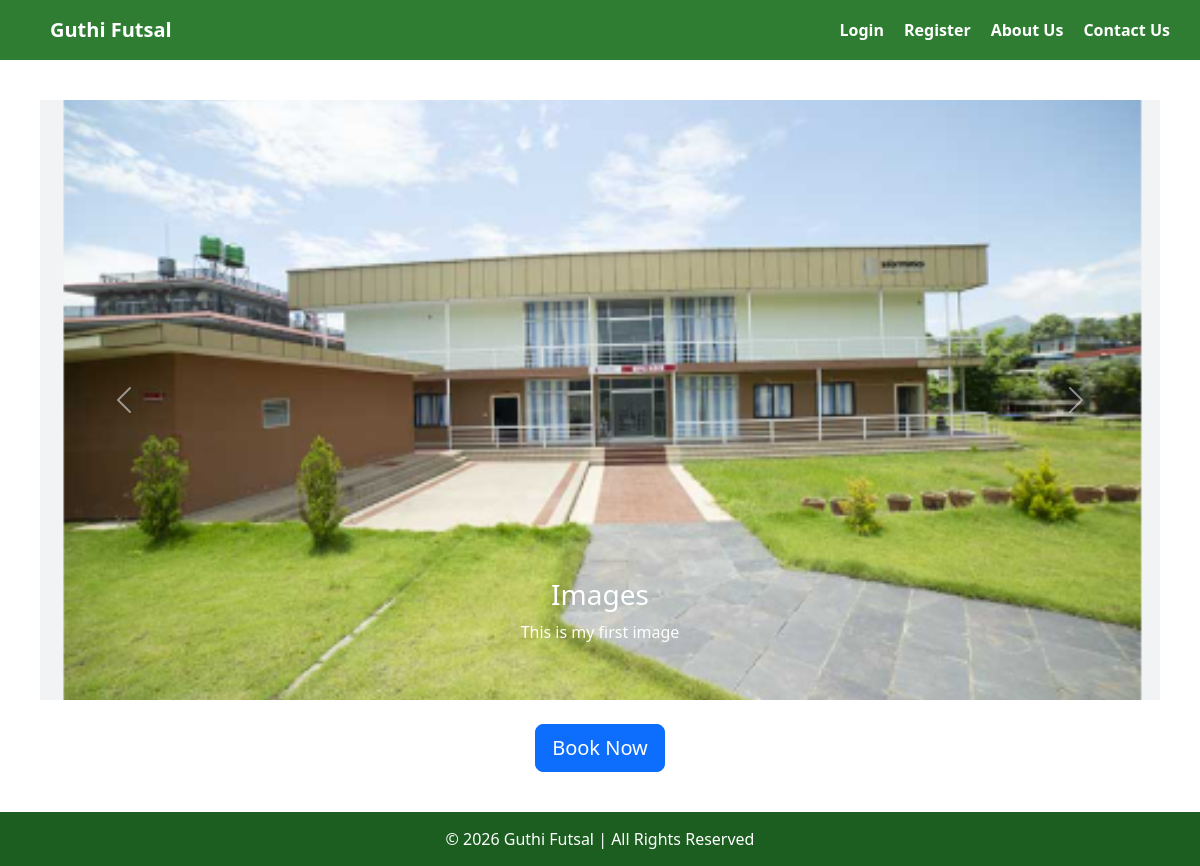
Before: / with the older database file.
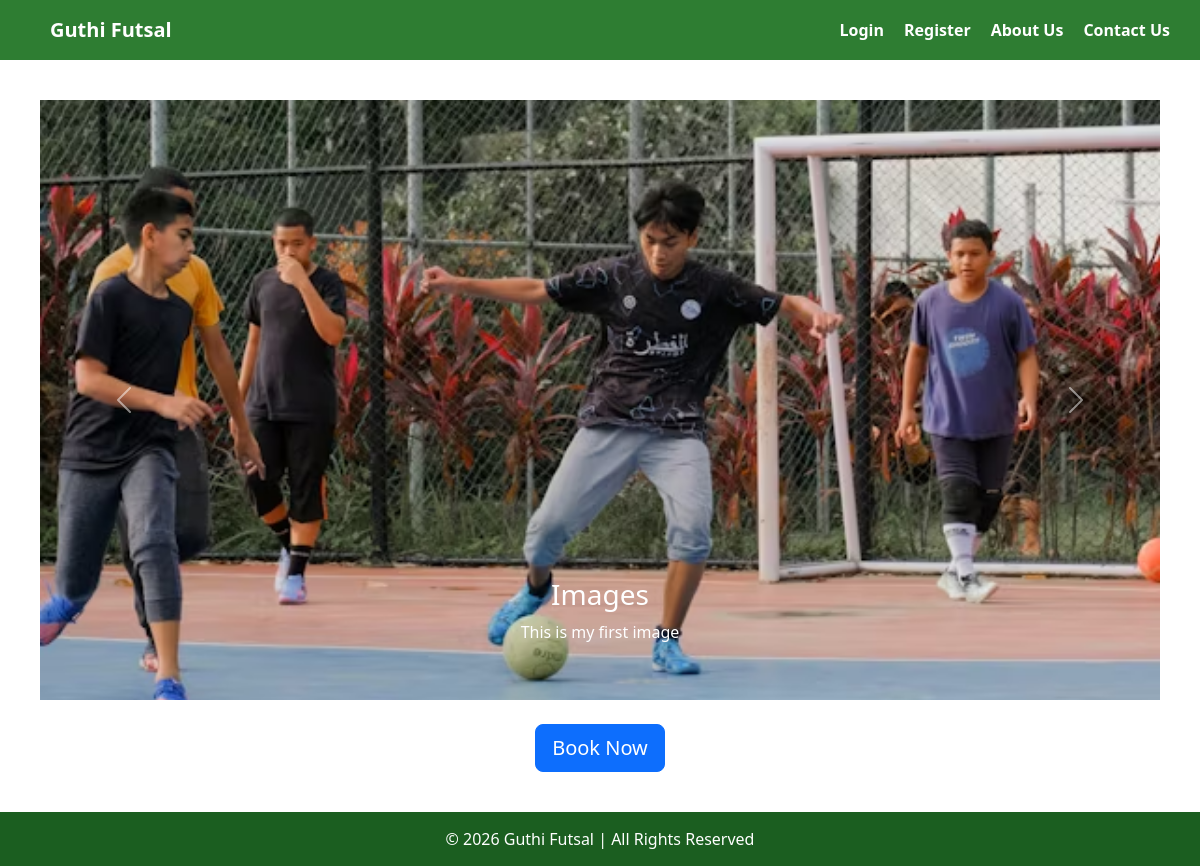
After: the same page with the newer database file.
### guthi/models.py (models this page shows, shortened)
class HomeSlider(models.Model):
    title = models.CharField(max_length=200)
    description = models.TextField(blank=True)
    image = models.ImageField(upload_to='home_slider/')
    created_at = models.DateTimeField(auto_now_add=True)

### guthi/views.py (the view)
# urls.py: 2. Add a URL to urlpatterns:  path('', views.home, name='home')
def home(request):
    sliders = HomeSlider.objects.all()
    return render(request, "home.html", {'sliders': sliders})

### guthi/Templates/home.html (shortened to what this page needs)
{% extends 'base.html' %}
{% load static %}
{% block content %}
<div id="carouselExample" class="carousel slide" data-bs-ride="carousel">
    <div class="carousel-inner">
        {% for slider in sliders %}
            <div class="carousel-item {% if forloop.first %}active{% endif %}">
                <img src="{{ slider.image.url }}"
                     class="d-block w-100"
                     style="height:600px; object-fit:cover;">
                <div class="carousel-caption d-none d-md-block">
                    <h3>{{ slider.title }}</h3>
                    <p>{{ slider.description }}</p>
                </div>
            </div>
        {% endfor %}
    </div>
    <button class="carousel-control-prev" type="button" data-bs-target="#carouselExample" data-bs-slide="prev">
        <span class="carousel-control-prev-icon"></span>
    </button>
    <button class="carousel-control-next" type="button" data-bs-target="#carouselExample" data-bs-slide="next">
        <span class="carousel-control-next-icon"></span>
    </button>
</div>
<div class="text-center mt-4">
    <a href="{% url 'futsal_list' %}" class="btn btn-primary btn-lg">
        Book Now
    </a>
</div>
{% endblock %}

Changed rows visible on the page:
changed HomeSlider "Images": image: a different picture
